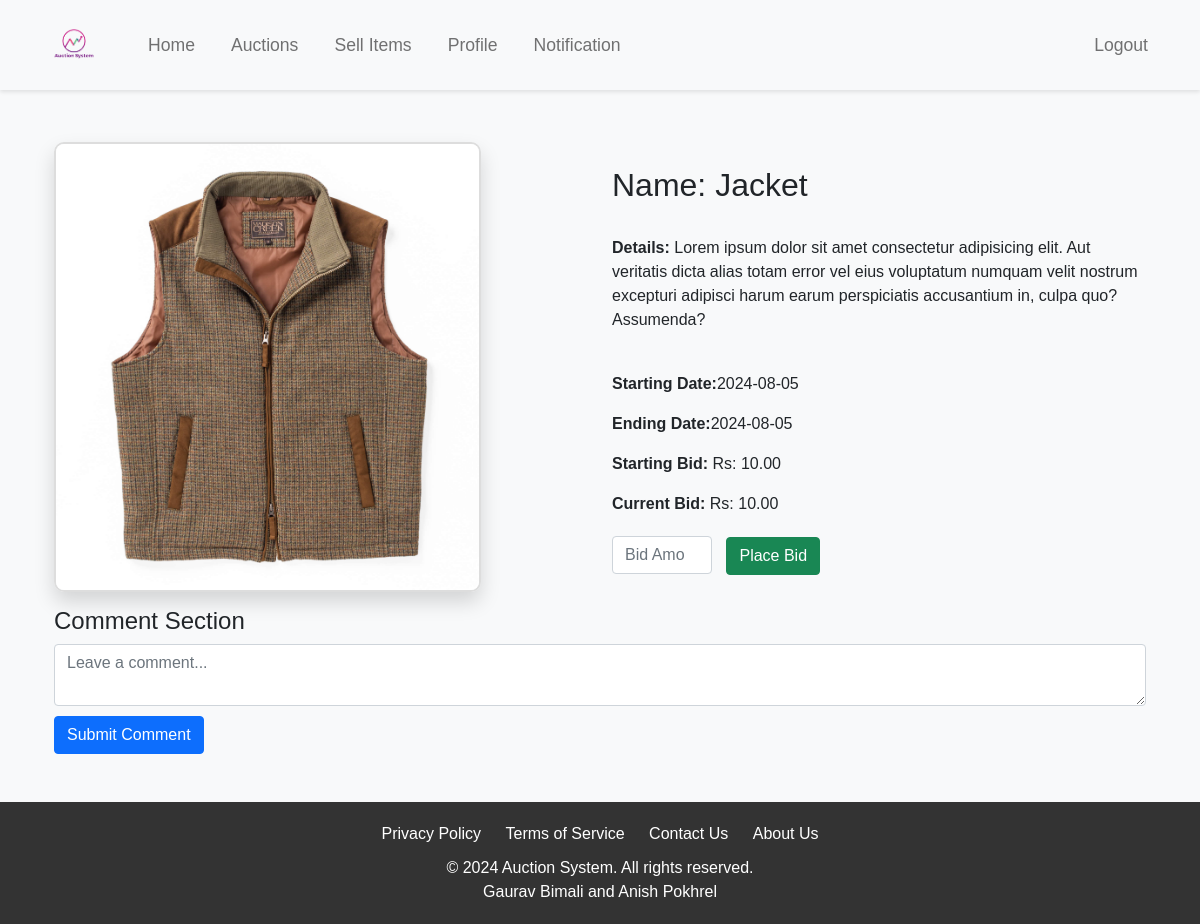
The app's page /Auction_System/User/item_details.php?id=18 with its own data.
### tables this page shows
CREATE TABLE `auction_items` (
  `A_id` int(11) NOT NULL,
  `seller_id` int(11) NOT NULL,
  `name` varchar(255) NOT NULL,
  `image` varchar(255) NOT NULL,
  `initial_bid` decimal(10,2) NOT NULL,
  `email` varchar(255) NOT NULL,
  `details` text NOT NULL,
  `approved` tinyint(1) DEFAULT 0,
  `start_date` date DEFAULT NULL,
  `end_date` date DEFAULT NULL,
  `category` enum('Electronics','Clothing','Kitchen Items','Furniture','Others') DEFAULT NULL,
  `feedback` text DEFAULT NULL
);

### Auction_System/User/item_details.php (the view, shortened to what this page needs)
<?php
require_once "config.php";
include 'Nav.php';
$current_bid = 0;
if (isset($_GET['id']) && is_numeric($_GET['id'])) {
    $sql = "SELECT * FROM auction_items WHERE A_id = ?";
    if ($stmt = mysqli_prepare($link, $sql)) {
        mysqli_stmt_bind_param($stmt, "i", $param_id);
        if (mysqli_stmt_execute($stmt)) {
            $result = mysqli_stmt_get_result($stmt);
            if (mysqli_num_rows($result) == 1) {
                $item = mysqli_fetch_array($result, MYSQLI_ASSOC);
                $sql_bid = "SELECT MAX(bid_amount) AS current_bid FROM bids WHERE item_id = ?";
                if ($stmt_bid = mysqli_prepare($link, $sql_bid)) {
                    mysqli_stmt_bind_param($stmt_bid, "i", $param_item_id);
                    if (mysqli_stmt_execute($stmt_bid)) {
                        $result_bid = mysqli_stmt_get_result($stmt_bid);
                        $bid = mysqli_fetch_array($result_bid, MYSQLI_ASSOC);
                        $current_bid = $bid['current_bid'] ? $bid['current_bid'] : $item['initial_bid'];
                    }
                }
            } else {
                echo "No records found.";
                exit();
            }
        } else {
            echo "Error executing query.";
            exit();
        }
    }
} else {
    echo "Invalid item ID.";
    exit();
}
?>
<!DOCTYPE html>
<html lang="en">
<head>
    <link href="https://stackpath.bootstrapcdn.com/bootstrap/5.3.0/css/bootstrap.min.css" rel="stylesheet">
    <link rel="stylesheet" href="../Style.css">
</head>
<body>
    <div class="container gap-navbar">
        <div class="row">
            <div class="col-md-6">
                <img src="<?php echo htmlspecialchars($item['image']); ?>"
                    alt="<?php echo htmlspecialchars($item['name']); ?>" class="item-image">
            </div>
            <div class="col-md-6">
                <br>
                <h2>Name: <?php echo htmlspecialchars($item['name']); ?></h2><br>
                <p><b>Details:</b> <?php echo htmlspecialchars($item['details']); ?></p><br>
                <p><b>Starting Date:</b><?php echo htmlspecialchars($item['start_date']); ?></p>
                <p><b>Ending Date:</b><?php echo htmlspecialchars($item['end_date']); ?></p>
                <p><b>Starting Bid:</b> Rs: <?php echo htmlspecialchars($item['initial_bid']); ?></p>
                <p><b>Current Bid:</b> Rs: <?php echo htmlspecialchars($current_bid); ?></p>
                <div class="bid-section">
                    <form action="" method="post">
                        <input type="number" name="bid_amount" class="form-control d-inline" placeholder="Bid Amount"
                            min="<?php echo htmlspecialchars($current_bid + 1); ?>" required>
                        <button type="submit" class="btn btn-success">Place Bid</button>
                    </form>
                </div>
            </div>
        </div>
        <div class="row comment-section">
            <div class="col-md-12">
                <h4>Comment Section</h4>
                <form action="comment.php" method="post">
                    <textarea name="comment" class="form-control comment-box" placeholder="Leave a comment..."
                        required></textarea>
                    <button type="submit" class="btn btn-primary">Submit Comment</button>
                </form>
                <br>
            </div>
        </div>
    </div>
    <br>
    <?php include 'footer.php'; ?>
</body>
</html>

### Auction_System/User/Header_style.css (style rules this page uses)
body { font-family: 'Arial', sans-serif; margin: 0; padding: 0; background-color: #f8f9fa; display: flex; flex-direction: column; align-items: center; min-height: 100vh; }

### Auction_System/User/item_details.php (style rules this page uses)
.container { padding-top: 20px; }
.item-image { width: 80%; height: 450px; object-fit: cover; border-radius: 10px; border: 2px solid #ddd; margin-bottom: 15px; box-shadow: 0 10px 20px rgba(0, 0, 0, 0.15); }
.bid-section { margin-top: 20px; }
.bid-section input { width: 100px; margin-right: 10px; display: inline-block; }
.comment-section { margin-top: 40px; }
.comment-box { width: 70%; min-height: 100px; margin-bottom: 10px; }
.gap-navbar { padding-top: 70px; }

### records on screen
auction_items: image (picture), name "Jacket", details "Lorem ipsum dolor sit amet consectetur adipisicing elit. Aut veritatis dicta alias totam error vel eius voluptatum numquam velit nostrum excepturi adipisci harum earum perspiciatis accusantium in, culpa quo? Assumenda?", start_date "2024-08-05", end_date "2024-08-05", initial_bid "10.00"

### other values on screen
$current_bid "10.00"
